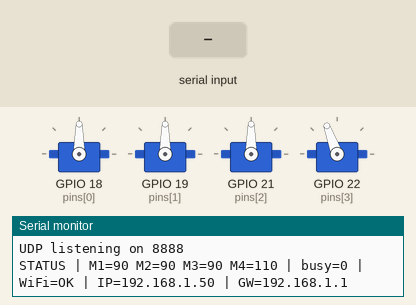
The sketch below on a simulated ESP32. On the bench: 4 × servo, the last lines printed to the serial monitor. The test bench sets the inputs (shaded band). WiFi joins after 1.5 s; servers stay silent unless stated.

Above: at 5.7 s.
5.8 s: "CLOSE\n" received over Serial
At 6.7 s:
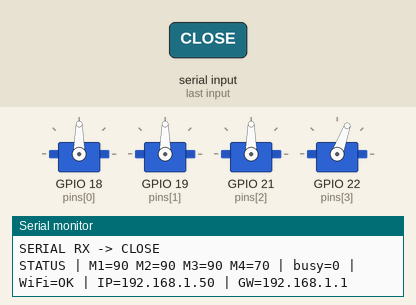
7.7 s: "0\n" received over Serial
At 9.4 s:
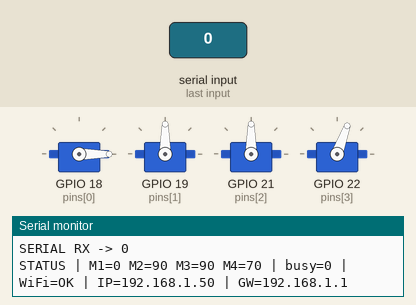
10.7 s: "HOME\n" received over Serial
At 11.16 s:
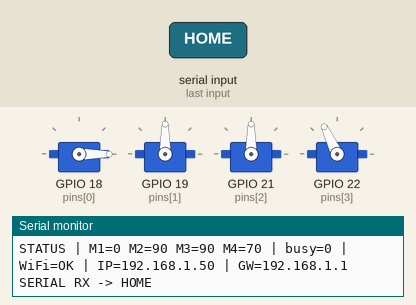
13.7 s: "200\n" received over Serial
At 16.3 s:
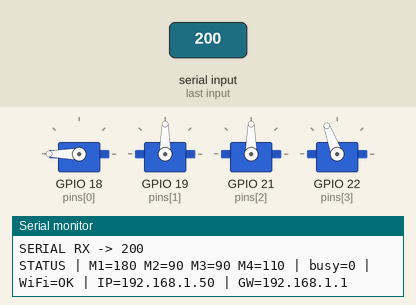
16.7 s: "CLOSE\n" received over Serial
At 18.3 s:
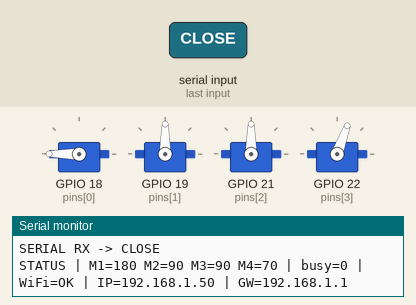
18.6 s: "BASE:90\n" received over Serial
At 19.06 s:
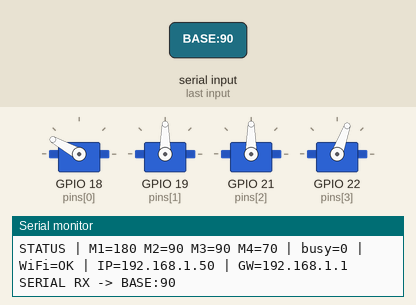
Timing chart, 0 to 21.6 s (numbered marks = the images above; inputs shaded):
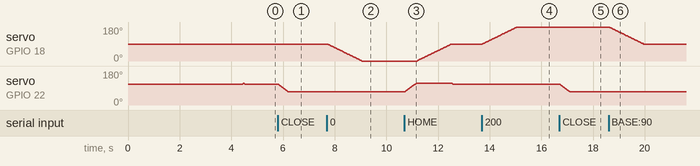

Measured:
- after the input at 5.8 s, servo on GPIO 22 (pins[3]): moves from 110° to 70° over 0.39 s, starting at once
- after the input at 7.7 s, servo on GPIO 18 (pins[0]): moves from 90° to 0° over 1.3 s, starting at once
- after the input at 10.7 s, servo on GPIO 18 (pins[0]): moves from 0° to 90° over 1.3 s, starting after 0.49 s; servo on GPIO 22 (pins[3]): rises from 70° to 115° in 0.44 s, then falls to 110° in 1.4 s
- after the input at 13.7 s, servo on GPIO 18 (pins[0]): moves from 90° to 180° over 1.3 s, starting at once
- after the input at 16.7 s, servo on GPIO 22 (pins[3]): moves from 110° to 70° over 0.39 s, starting at once
- after the input at 18.6 s, servo on GPIO 18 (pins[0]): moves from 180° to 90° over 1.3 s, starting at once

The sketch:

sketch_mar24c-2.ino
```cpp
#include <WiFi.h>        // 匯入 Wi-Fi 函式庫，讓 ESP32 可以連上無線網路
#include <WiFiUdp.h>     // 匯入 UDP 函式庫，讓 ESP32 可以接收 Python 傳來的文字命令
#include <ESP32Servo.h>  // 匯入 ESP32 專用 Servo 函式庫，控制四顆伺服馬達

const char* ssid = "LAPTOP-ERIC039E 2916";  // 設定要連線的 Wi-Fi 名稱
const char* password = "zft2916eric";       // 設定要連線的 Wi-Fi 密碼

// ===== 固定 IP 設定 =====
// 若你的筆電熱點/路由器是 192.168.137.1，下面這組通常可直接使用。
// 若你的網路不是 192.168.137.x，請把這三個值改成同一網段。
IPAddress local_IP(192, 168, 137, 50);      // ESP32 固定 IP
IPAddress gateway(192, 168, 137, 1);        // 路由器 / Windows 熱點閘道
IPAddress subnet(255, 255, 255, 0);         // 子網路遮罩
IPAddress primaryDNS(8, 8, 8, 8);           // 主要 DNS
IPAddress secondaryDNS(1, 1, 1, 1);         // 次要 DNS

WiFiUDP Udp;                  // 建立一個 UDP 物件，負責接收電腦傳來的指令
const int localPort = 8888;   // 設定 ESP32 監聽的 UDP Port
char packetBuffer[128];       // 建立一個字元陣列，用來暫存收到的 UDP 內容

Servo servos[4];                  // 建立四顆 Servo 物件，分別對應 M1、M2、M3、M4
int pins[4] = {18, 19, 21, 22};   // 指定四顆馬達分別接到哪幾個 ESP32 腳位
int angles[4] = {90, 90, 90, 110}; // 紀錄四顆馬達目前角度的初始值

const int HOME_M1 = 90;   // 設定 HOME 姿態時 M1 的角度
const int HOME_M2 = 90;   // 設定 HOME 姿態時 M2 的角度
const int HOME_M3 = 90;   // 設定 HOME 姿態時 M3 的角度
const int HOME_M4 = 110;  // 設定 HOME 姿態時 M4 的角度

const int GRIP_OPEN = 115;   // 設定夾爪打開時的角度
const int GRIP_CLOSE = 70;   // 設定夾爪夾緊時的角度

const int PICK_DOWN_M2 = 34;  // 設定抓取時 M2 要下降到的固定角度
const int PICK_DOWN_M3 = 90;  // 設定抓取時 M3 要配合下降到的固定角度
const int PICK_UP_M2 = 85;    // 設定抓到物體後 M2 要抬回來的角度
const int PICK_UP_M3 = 95;    // 設定抓到物體後 M3 要抬回來的角度

const int PLACE_DOWN_M2 = 36;  // 設定放置物體時 M2 要下降到的固定角度
const int PLACE_DOWN_M3 = 70;  // 設定放置物體時 M3 要下降到的固定角度

const int PLACE_RED_M1 = 40;    // 設定紅色物體對應的放置區底座角度
const int PLACE_GREEN_M1 = 115; // 設定綠色物體對應的放置區底座角度
const int PLACE_BLUE_M1 = 140;  // 設定藍色物體對應的放置區底座角度

const int DELAY_BIG = 15;   // 設定一般伺服大動作時每一步的延遲毫秒數
const int DELAY_GRIP = 10;  // 設定夾爪動作時每一步的延遲毫秒數

bool isBusy = false;  // 建立忙碌旗標，避免夾取流程中再次被新命令打斷

bool isNumericString(String s) {  // 定義函式：判斷某個字串是不是純數字
  s.trim();
  if (s.length() == 0) return false;
  for (int i = 0; i < s.length(); i++) {
    if (!isDigit(s[i])) return false;
  }
  return true;
}

void slowMove(int motorID, int target) {  // 定義函式：讓某顆馬達慢慢移動到指定角度
  if (motorID < 1 || motorID > 4) return;
  int idx = motorID - 1;
  target = constrain(target, 0, 180);

  if (abs(target - angles[idx]) <= 1) {
    servos[idx].write(target);
    angles[idx] = target;
    return;
  }

  int d = (motorID == 4) ? DELAY_GRIP : DELAY_BIG;

  if (angles[idx] < target) {
    for (int p = angles[idx]; p <= target; p++) {
      servos[idx].write(p);
      delay(d);
    }
  } else {
    for (int p = angles[idx]; p >= target; p--) {
      servos[idx].write(p);
      delay(d);
    }
  }

  angles[idx] = target;
}

void openGripper() {
  slowMove(4, GRIP_OPEN);
}

void closeGripper() {
  slowMove(4, GRIP_CLOSE);
}

void goHome() {
  openGripper();
  slowMove(3, HOME_M3);
  slowMove(2, HOME_M2);
  slowMove(1, HOME_M1);
  slowMove(4, HOME_M4);
}

int getPlaceBaseByColor(String color) {
  color.toUpperCase();
  if (color == "RED") return PLACE_RED_M1;
  if (color == "GREEN") return PLACE_GREEN_M1;
  if (color == "BLUE") return PLACE_BLUE_M1;
  return HOME_M1;
}

void printStatus() {
  Serial.printf(
    "STATUS | M1=%d M2=%d M3=%d M4=%d | busy=%d | WiFi=%s | IP=%s | GW=%s\n",
    angles[0], angles[1], angles[2], angles[3], isBusy,
    WiFi.status() == WL_CONNECTED ? "OK" : "NO",
    WiFi.localIP().toString().c_str(),
    WiFi.gatewayIP().toString().c_str()
  );
}

void connectWiFiStatic() {
  Serial.println("Connecting to WiFi with static IP...");

  WiFi.mode(WIFI_STA);
  WiFi.disconnect(true, true);
  delay(300);

  if (!WiFi.config(local_IP, gateway, subnet, primaryDNS, secondaryDNS)) {
    Serial.println("Failed to configure static IP");
  }

  WiFi.begin(ssid, password);

  int retry = 0;
  while (WiFi.status() != WL_CONNECTED) {
    delay(500);
    Serial.print(".");
    retry++;

    if (retry >= 60) {
      Serial.println("\nWiFi connect timeout, retrying...");
      WiFi.disconnect();
      delay(500);
      WiFi.begin(ssid, password);
      retry = 0;
    }
  }

  Serial.println("\nWiFi Connected!");
  Serial.print("SSID: ");
  Serial.println(ssid);
  Serial.print("Static IP: ");
  Serial.println(WiFi.localIP());
  Serial.print("Gateway : ");
  Serial.println(WiFi.gatewayIP());
  Serial.print("Subnet  : ");
  Serial.println(WiFi.subnetMask());
  Serial.print("DNS 1   : ");
  Serial.println(WiFi.dnsIP(0));
  Serial.print("DNS 2   : ");
  Serial.println(WiFi.dnsIP(1));
}

void pickAndPlace(String color) {
  if (isBusy) {
    Serial.println("PICK ignored: BUSY");
    return;
  }

  isBusy = true;
  color.toUpperCase();

  Serial.print("PICK START -> ");
  Serial.println(color);

  openGripper();
  slowMove(2, PICK_DOWN_M2);
  slowMove(3, PICK_DOWN_M3);
  delay(150);

  closeGripper();
  delay(250);

  slowMove(3, PICK_UP_M3);
  slowMove(2, PICK_UP_M2);

  slowMove(1, getPlaceBaseByColor(color));
  slowMove(2, PLACE_DOWN_M2);
  slowMove(3, PLACE_DOWN_M3);
  delay(150);

  openGripper();
  delay(250);

  slowMove(3, PICK_UP_M3);
  slowMove(2, PICK_UP_M2);
  goHome();

  Serial.print("PICK DONE -> ");
  Serial.println(color);
  isBusy = false;
}

void handleCommand(String cmd, String source) {
  cmd.trim();
  if (cmd.length() == 0) return;

  String ucmd = cmd;
  ucmd.toUpperCase();

  Serial.print(source);
  Serial.print(" RX -> ");
  Serial.println(ucmd);

  if (ucmd == "PING") {
    Serial.println("PONG");
    return;
  }

  if (ucmd == "STATUS") {
    printStatus();
    return;
  }

  if (ucmd == "HOME") {
    goHome();
    printStatus();
    return;
  }

  if (ucmd == "OPEN") {
    openGripper();
    printStatus();
    return;
  }

  if (ucmd == "CLOSE") {
    closeGripper();
    printStatus();
    return;
  }

  if (ucmd == "PICK:RED" || ucmd == "PICK:GREEN" || ucmd == "PICK:BLUE") {
    String color = ucmd.substring(5);
    pickAndPlace(color);
    printStatus();
    return;
  }

  if (isBusy) {
    if (ucmd.startsWith("BASE:") || ucmd.startsWith("M") || isNumericString(ucmd)) {
      Serial.println("IGNORED: BUSY");
      return;
    }
  }

  if (isNumericString(ucmd)) {
    int angle = ucmd.toInt();
    slowMove(1, angle);
    printStatus();
    return;
  }

  if (ucmd.startsWith("BASE:")) {
    int angle = ucmd.substring(5).toInt();
    slowMove(1, angle);
    printStatus();
    return;
  }

  if (ucmd.startsWith("M")) {
    int colon = ucmd.indexOf(':');
    if (colon > 1) {
      int motorID = ucmd.substring(1, colon).toInt();
      int angle = ucmd.substring(colon + 1).toInt();
      if (motorID >= 1 && motorID <= 4) {
        slowMove(motorID, angle);
        printStatus();
        return;
      }
    }
  }

  Serial.println("Unknown command");
}

void setup() {
  Serial.begin(115200);
  delay(1000);

  Serial.println("=== ESP32 Fixed Cross Single-Cycle Auto Pick Controller (Static IP) ===");

  for (int i = 0; i < 4; i++) {
    servos[i].setPeriodHertz(50);
    servos[i].attach(pins[i], 500, 2400);
    servos[i].write(angles[i]);
    Serial.printf("Servo %d attached on D%d, angle=%d\n", i + 1, pins[i], angles[i]);
    delay(400);
  }

  connectWiFiStatic();

  Udp.begin(localPort);
  Serial.printf("UDP listening on %d\n", localPort);

  goHome();
  printStatus();
}

void loop() {
  if (Serial.available() > 0) {
    String serialCmd = Serial.readStringUntil('\n');
    handleCommand(serialCmd, "SERIAL");
  }

  int packetSize = Udp.parsePacket();
  if (packetSize > 0) {
    int len = Udp.read(packetBuffer, sizeof(packetBuffer) - 1);
    if (len > 0) {
      packetBuffer[len] = '\0';
      String udpCmd = String(packetBuffer);
      handleCommand(udpCmd, "UDP");
    }
  }
}
```
